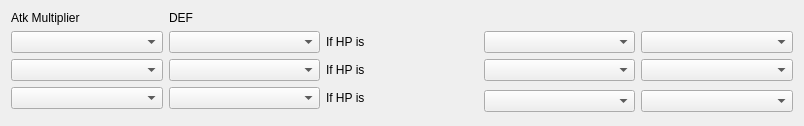
                     <widget class="QWidget" name="scrollAreaWidgetContents_9">
                      <property name="geometry">
                       <rect>
                        <x>0</x>
                        <y>0</y>
                        <width>804</width>
                        <height>125</height>
                       </rect>
                      </property>
                      <layout class="QGridLayout" name="gridLayout_20">
                       <item row="8" column="0">
                        <widget class="QComboBox" name="comboBox_15"/>
                       </item>
                       <item row="8" column="3" rowspan="2">
                        <widget class="QComboBox" name="comboBox_16"/>
                       </item>
                       <item row="8" column="4" rowspan="2">
                        <widget class="QComboBox" name="comboBox_50"/>
                       </item>
                       <item row="8" column="2">
                        <widget class="QLabel" name="label_22">
                         <property name="text">
                          <string>If HP is</string>
                         </property>
                        </widget>
                       </item>
                       <item row="0" column="0">
                        <widget class="QLabel" name="label_19">
                         <property name="text">
                          <string>Atk Multiplier</string>
                         </property>
                        </widget>
                       </item>
                       <item row="2" column="3">
                        <widget class="QComboBox" name="comboBox_14"/>
                       </item>
                       <item row="1" column="0">
                        <widget class="QComboBox" name="comboBox_11"/>
                       </item>
                       <item row="2" column="4">
                        <widget class="QComboBox" name="comboBox_49"/>
                       </item>
                       <item row="1" column="4">
                        <widget class="QComboBox" name="comboBox_17"/>
                       </item>
                       <item row="1" column="3">
                        <widget class="QComboBox" name="comboBox_12"/>
                       </item>
                       <item row="2" column="2">
                        <widget class="QLabel" name="label_21">
                         <property name="text">
                          <string>If HP is</string>
                         </property>
                        </widget>
                       </item>
                       <item row="2" column="0">
                        <widget class="QComboBox" name="comboBox_13"/>
                       </item>
                       <item row="1" column="2">
                        <widget class="QLabel" name="label_20">
                         <property name="text">
                          <string>If HP is</string>
                         </property>
                        </widget>
                       </item>
                       <item row="1" column="1">
                        <widget class="QComboBox" name="comboBox_55"/>
                       </item>
                       <item row="2" column="1">
                        <widget class="QComboBox" name="comboBox_56"/>
                       </item>
                       <item row="8" column="1">
                        <widget class="QComboBox" name="comboBox_57"/>
                       </item>
                       <item row="0" column="1">
                        <widget class="QLabel" name="label_30">
                         <property name="text">
                          <string>DEF</string>
                         </property>
                        </widget>
                       </item>
                      </layout>
                     </widget>
